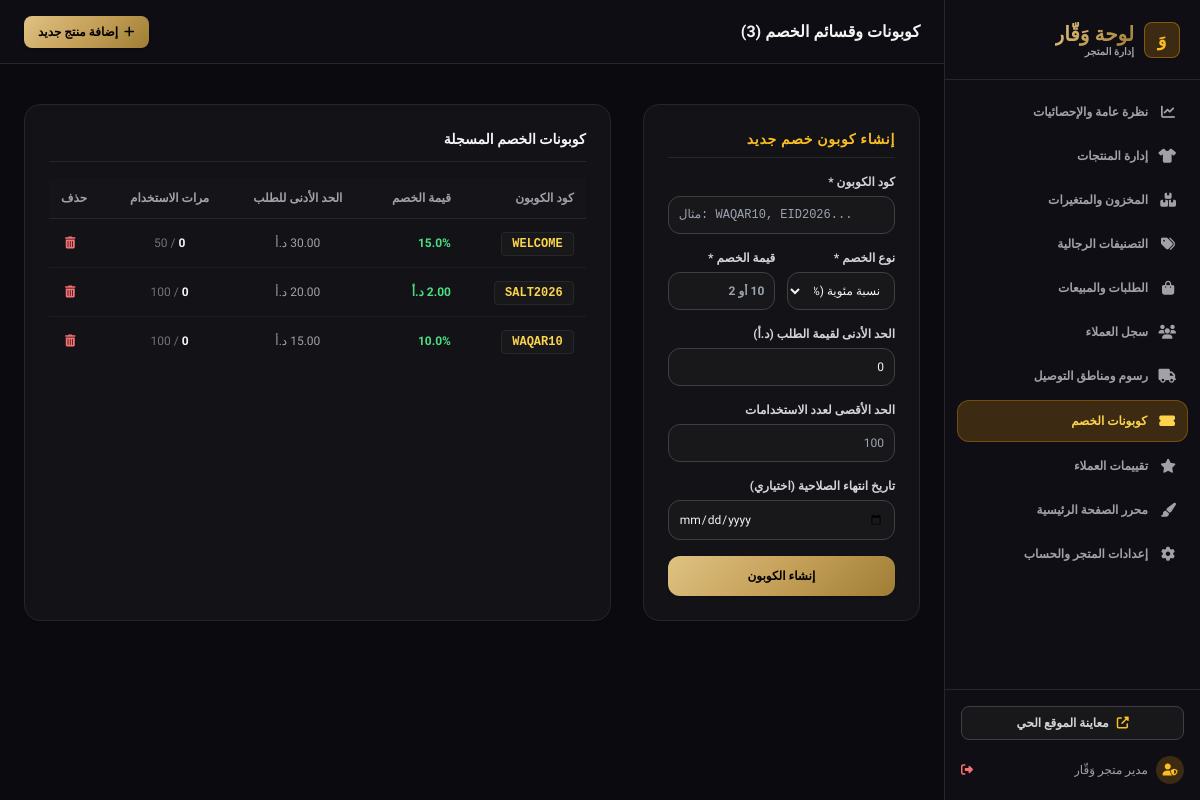
The page /admin/coupons (signed in) on the database its author committed.
### tables this page shows
CREATE TABLE coupons (
        id INTEGER PRIMARY KEY AUTOINCREMENT,
        code TEXT UNIQUE NOT NULL,
        discount_type TEXT NOT NULL, -- 'percent' or 'fixed'
        discount_value REAL NOT NULL,
        min_order_amount REAL DEFAULT 0,
        max_uses INTEGER,
        used_count INTEGER DEFAULT 0,
        expires_at DATE,
        is_active INTEGER DEFAULT 1
    );

### routes/admin_routes.py (the view, shortened to what this page needs)
@admin_bp.route('/coupons', methods=['GET', 'POST'])
@admin_required
def coupons_list():
    conn = get_db()
    coupons = conn.execute("SELECT * FROM coupons ORDER BY id DESC").fetchall()
    conn.close()
    return render_template('admin/coupons/index.html', coupons=coupons)

### database.py (called while the page is built)
def get_database_url():
    url = os.environ.get('DATABASE_URL')
    if url and url.startswith("postgres://"):
        url = "postgresql://" + url[len("postgres://"):]
    return url

def is_postgres():
    return bool(get_database_url())

def get_db():
    if is_postgres():
        import psycopg2
        url = get_database_url()
        raw_conn = psycopg2.connect(url)
        return PostgresConnectionWrapper(raw_conn)
    else:
        conn = sqlite3.connect(DB_PATH)
        conn.row_factory = sqlite3.Row
        conn.execute("PRAGMA foreign_keys = ON;")
        return conn

def get_all_settings():
    conn = get_db()
    rows = conn.execute("SELECT key, value FROM store_settings").fetchall()
    conn.close()
    result = {}
    for row in rows:
        k = row['key'] if isinstance(row, dict) or hasattr(row, 'get') else row[0]
        v = row['value'] if isinstance(row, dict) or hasattr(row, 'get') else row[1]
        result[k] = v
    return result

### routes/admin_routes.py (called while the page is built)
def admin_required(f):
    @wraps(f)
    def decorated_function(*args, **kwargs):
        if not session.get('admin_user'):
            flash('يرجى تسجيل الدخول للوصول إلى لوحة التحكم.', 'warning')
            return redirect(url_for('admin.login', next=request.url))
        return f(*args, **kwargs)
    return decorated_function

### templates/admin/coupons/index.html (shortened to what this page needs)
{% extends 'admin/admin_base.html' %}
{% block header_title %}كوبونات وقسائم الخصم ({{ coupons|length }}){% endblock %}
{% block admin_content %}
<div class="grid grid-cols-1 lg:grid-cols-12 gap-8">
  <div class="lg:col-span-4 bg-[#121217] border border-zinc-800 rounded-2xl p-6 space-y-4">
    <h2 class="text-sm font-bold text-amber-400 uppercase tracking-wider pb-2 border-b border-zinc-800">إنشاء كوبون خصم جديد</h2>
    <form action="{{ url_for('admin.coupons_list') }}" method="POST" class="space-y-4 text-xs">
      <div>
        <label class="block text-zinc-300 font-bold mb-1.5">كود الكوبون *</label>
        <input type="text" name="code" required placeholder="مثال: WAQAR10, EID2026..." class="w-full bg-zinc-900 border border-zinc-700 rounded-xl p-2.5 text-zinc-100 focus:outline-none focus:border-amber-400 uppercase font-mono" dir="ltr">
      </div>
      <div class="grid grid-cols-2 gap-3">
        <div>
          <label class="block text-zinc-300 font-bold mb-1.5">نوع الخصم *</label>
          <select name="discount_type" class="w-full bg-zinc-900 border border-zinc-700 rounded-xl p-2.5 text-zinc-100 focus:outline-none focus:border-amber-400">
            <option value="percent">نسبة مئوية (%)</option>
          </select>
        </div>
        <div>
          <label class="block text-zinc-300 font-bold mb-1.5">قيمة الخصم *</label>
          <input type="number" step="0.5" min="1" name="discount_value" required placeholder="10 أو 2" class="w-full bg-zinc-900 border border-zinc-700 rounded-xl p-2.5 text-zinc-100 focus:outline-none focus:border-amber-400 font-bold">
        </div>
      </div>
      <div>
        <label class="block text-zinc-300 font-bold mb-1.5">الحد الأدنى لقيمة الطلب (د.أ)</label>
        <input type="number" step="1" min="0" name="min_order_amount" value="0" class="w-full bg-zinc-900 border border-zinc-700 rounded-xl p-2.5 text-zinc-100 focus:outline-none focus:border-amber-400">
      </div>
      <div>
        <label class="block text-zinc-300 font-bold mb-1.5">الحد الأقصى لعدد الاستخدامات</label>
        <input type="number" min="1" name="max_uses" placeholder="100" class="w-full bg-zinc-900 border border-zinc-700 rounded-xl p-2.5 text-zinc-100 focus:outline-none focus:border-amber-400">
      </div>
      <div>
        <label class="block text-zinc-300 font-bold mb-1.5">تاريخ انتهاء الصلاحية (اختياري)</label>
        <input type="date" name="expires_at" class="w-full bg-zinc-900 border border-zinc-700 rounded-xl p-2.5 text-zinc-100 focus:outline-none focus:border-amber-400">
      </div>
      <button type="submit" class="w-full gold-gradient-bg text-black font-bold py-3 rounded-xl hover:opacity-90 transition text-xs shadow mt-2">
        إنشاء الكوبون
      </button>
    </form>
  </div>
  <div class="lg:col-span-8 bg-[#121217] border border-zinc-800 rounded-2xl p-6 shadow-sm">
    <h2 class="text-sm font-bold text-zinc-100 pb-3 border-b border-zinc-800 mb-4">كوبونات الخصم المسجلة</h2>
    <div class="overflow-x-auto text-xs">
      <table class="w-full text-right border-collapse">
        <thead>
          <tr class="bg-zinc-900/60 text-zinc-400 border-b border-zinc-800">
            <th class="p-3 font-bold">كود الكوبون</th>
            <th class="p-3 font-bold">قيمة الخصم</th>
            <th class="p-3 font-bold text-center">الحد الأدنى للطلب</th>
            <th class="p-3 font-bold text-center">مرات الاستخدام</th>
            <th class="p-3 font-bold text-left">حذف</th>
          </tr>
        </thead>
        <tbody class="divide-y divide-zinc-800/60 text-zinc-300">
          {% for c in coupons %}
            <tr class="hover:bg-zinc-800/30 transition">
              <td class="p-3">
                <span class="font-mono font-bold text-amber-300 bg-zinc-900 px-2.5 py-1 rounded border border-zinc-800">{{ c.code }}</span>
              </td>
              <td class="p-3 font-bold text-green-400">
                {% if c.discount_type == 'percent' %}
                  {{ c.discount_value }}%
                {% else %}
                  {{ format_price(c.discount_value) }}
                {% endif %}
              </td>
              <td class="p-3 text-center text-zinc-400">
                {{ format_price(c.min_order_amount) if c.min_order_amount > 0 else 'بدون حد أدنى' }}
              </td>
              <td class="p-3 text-center">
                <span class="font-bold text-zinc-100">{{ c.used_count }}</span>
                <span class="text-zinc-500">/ {{ c.max_uses or 'بلا حدود' }}</span>
              </td>
              <td class="p-3 text-left">
                <form action="{{ url_for('admin.coupon_delete', coupon_id=c.id) }}" method="POST" onsubmit="return confirm('حذف هذا الكوبون؟');" class="inline">
                  <button type="submit" class="p-1 text-red-400 hover:text-red-300 transition" title="حذف">
                    <i class="fas fa-trash-alt"></i>
                  </button>
                </form>
              </td>
            </tr>
          {% endfor %}
        </tbody>
      </table>
    </div>
  </div>
</div>
{% endblock %}

### static/css/style.css (style rules this page uses)
:root { --waqar-gold: #c5a059; --waqar-gold-light: #dfc282; --waqar-gold-dark: #9f7e34; --waqar-dark: #0a0a0c; --waqar-card: #121216; --waqar-border: #22222a; --waqar-text: #f4f4f5; --waqar-muted: #a1a1aa; }
* { font-family: 'Tajawal', 'IBM Plex Sans Arabic', -apple-system, BlinkMacSystemFont, sans-serif; }
body { background-color: #0b0b0e; color: #ededf0; overflow-x: hidden; }
.gold-gradient-bg { background: linear-gradient(135deg, #dfc282 0%, #c5a059 50%, #9f7e34 100%); }

### rows shown on the page
coupons: code "WELCOME", discount_value "15.0", min_order_amount "30.00 د.أ", used_count "0", max_uses "50"
coupons: code "SALT2026", discount_value "2.00 د.أ", min_order_amount "20.00 د.أ", used_count "0", max_uses "100"
coupons: code "WAQAR10", discount_value "10.0", min_order_amount "15.00 د.أ", used_count "0", max_uses "100"

### other values the page prints
{{ current_admin.full_name if current_admin else 'المدير' }} "مدير متجر وَقّار"
{{ coupons|length }} "3"
